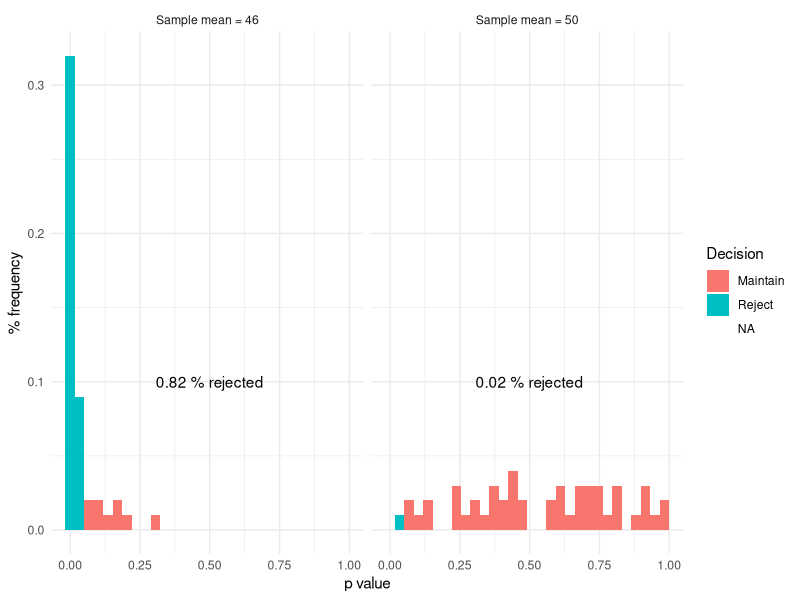
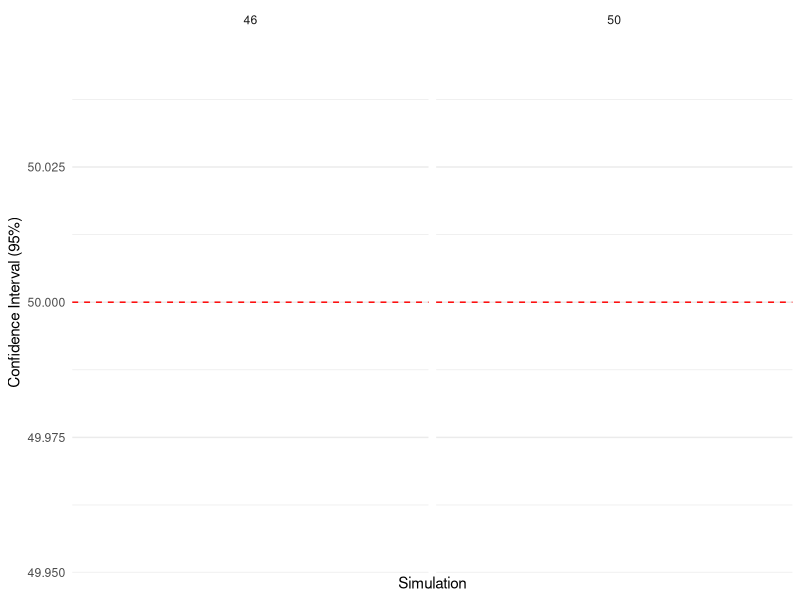

The R source for these figures, in order:
## ---- chunk 1
library(tidyverse)

s = 50
n = 50
m_1 = 50
m_2 = 50
m_3 = 46
sd_1 = sd_2 = sd_3 = 10
list_sim = list()
p_2 = p_3 = rep(NA,s)

for (i in 1:s){
  
  n_2 = rnorm(n = n, mean = m_2, sd = sd_2)
  n_3 = rnorm(n = n, mean = m_3, sd = sd_3)
  
  p_2[i] = t.test(n_2,mu=m_1)$p.value
  p_3[i] = t.test(n_3,mu=m_1)$p.value
  
  list_sim[[i]] <- data_frame(n = c(n_2,n_3),
             m = c(rep(m_2,length(n_2)),rep(m_3,length(n_3))),
             sd = c(rep(sd_2,length(n_2)),rep(sd_3,length(n_3))),
             s = i,
             p = c(rep(p_2[i],length(n_2)),rep(p_3[i],length(n_3))))
}


group <- c(
  "46" = 'Sample mean = 46',
  "50" = 'Sample mean = 50')

(Simulation = bind_rows(list_sim) %>%
  group_by(s,m) %>%
  summarize(p = first(p)) %>%
  mutate(decision = ifelse(p >= 0.05, 0, 1)) %>%
  group_by(m) %>%
  mutate(p_decision = mean(decision))) %>%
  ggplot(aes(p,fill = factor(decision))) + 
  geom_histogram(aes(y = (..count..)/sum(..count..))) +
  facet_wrap(~m, labeller = as_labeller(group)) + 
  geom_text(data = Simulation %>% group_by(m) %>% summarize(p_decision = first(p_decision)), x = 0.5, y = 0.1, aes(label = paste(p_decision,"% rejected"), fill = NA)) +
  scale_fill_discrete(labels = c("Maintain","Reject")) +
  labs(x = "p value", y = "% frequency", fill = "Decision") +
  theme_minimal()

bind_rows(list_sim) %>%
  filter(s < 30) %>%
  group_by(s,m) %>%
  mutate(decision = ifelse(p >= 0.05, 0, 1)) %>%
  ggplot(.,aes(s,n,color = factor(decision))) +
  geom_hline(yintercept = 50, linetype =2, color ="red") + 
  stat_summary(fun.data="mean_cl_normal") + 
  facet_wrap(~m) + 
  scale_color_discrete(labels = c("Maintain","Reject")) +
  labs(x = "Simulation", y = "Confidence Interval (95%)", color = "Decision") +
  theme_minimal()

